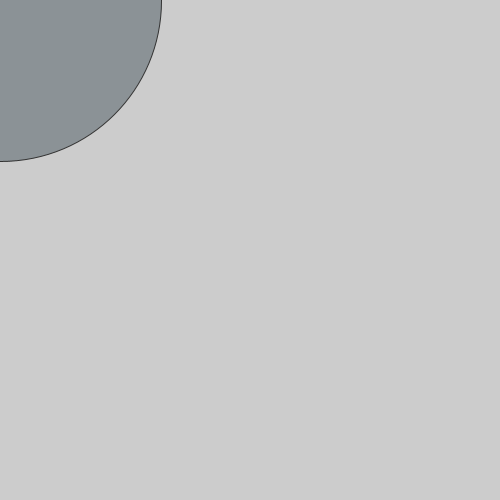
Frame 1 (no input)
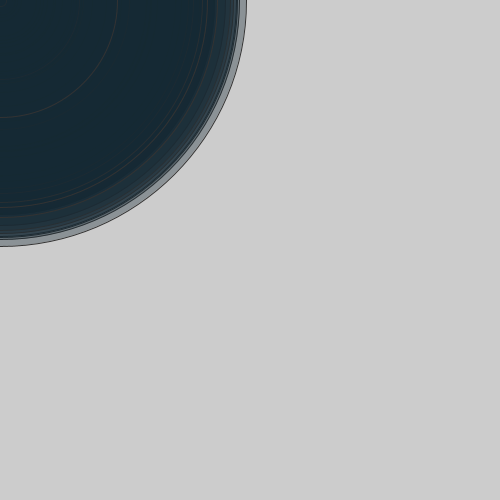
Frame 60 (the mouse pressed at the canvas centre just before this capture)
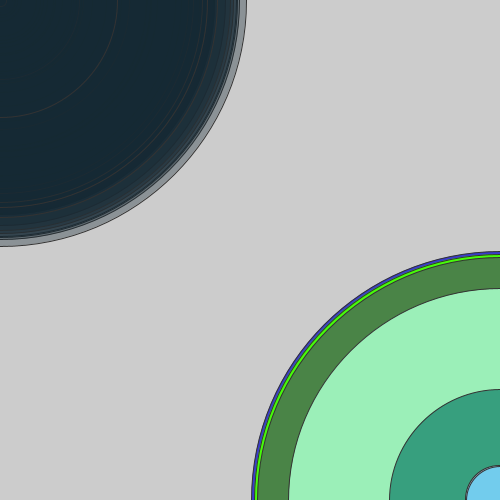
Frame 120 (the mouse held since frame 60 and released just before this capture)

The Processing sketch that drew these frames (run headless with seeded random() and noise(); from frame 60 on, the mouse is pressed at the canvas centre):

// Processing sketch: processing_63268
// ── processing_63268.pde

void setup() {
  
  size(500, 500);
  smooth();
  stroke(50);
  ellipseMode(CENTER);
}


void draw() {


  float d = random(500);
  float r = random(255);
  float g = random(255);
  float b = random(255);

  if (mousePressed) {
    fill(r, g, b);
    translate(mouseX, mouseY);
    ellipse(mouseX, mouseY, d, d);
  }

  else {
    fill(20, 40, 50,90);
    ellipse(mouseX, mouseY, d, d);
  }
}
